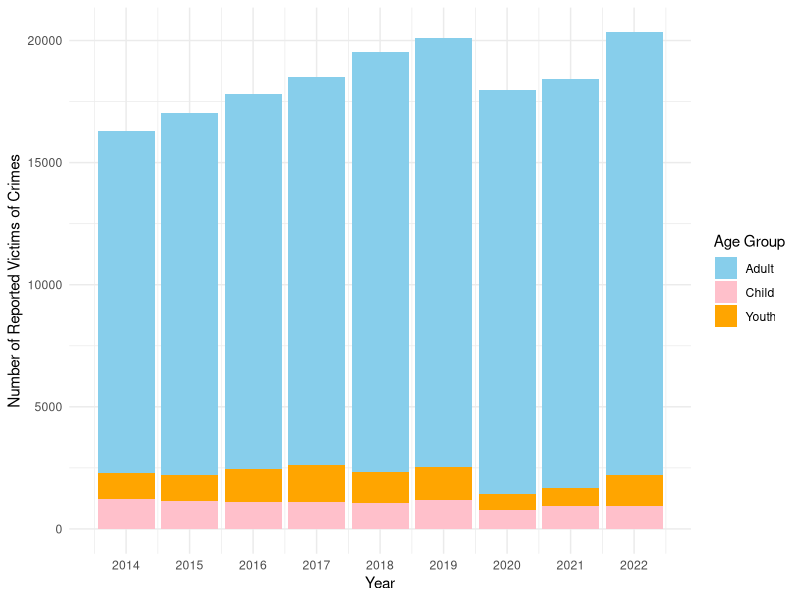
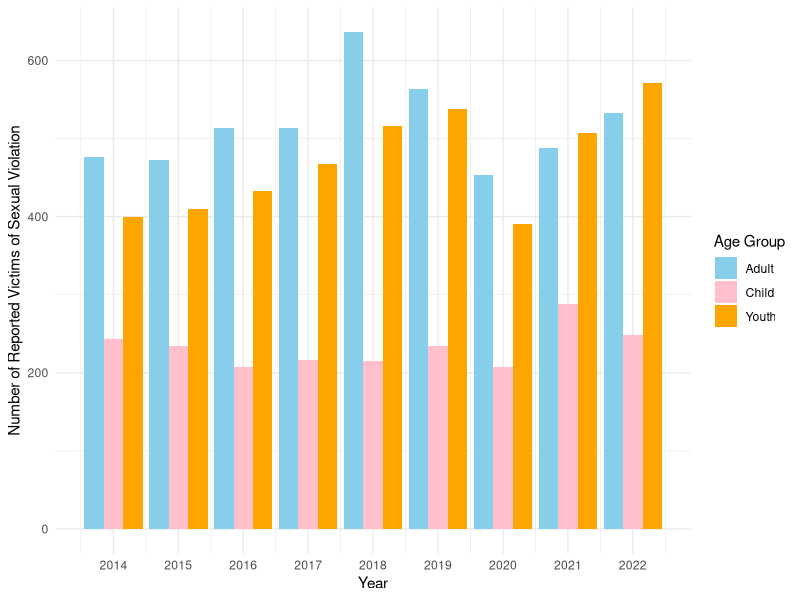
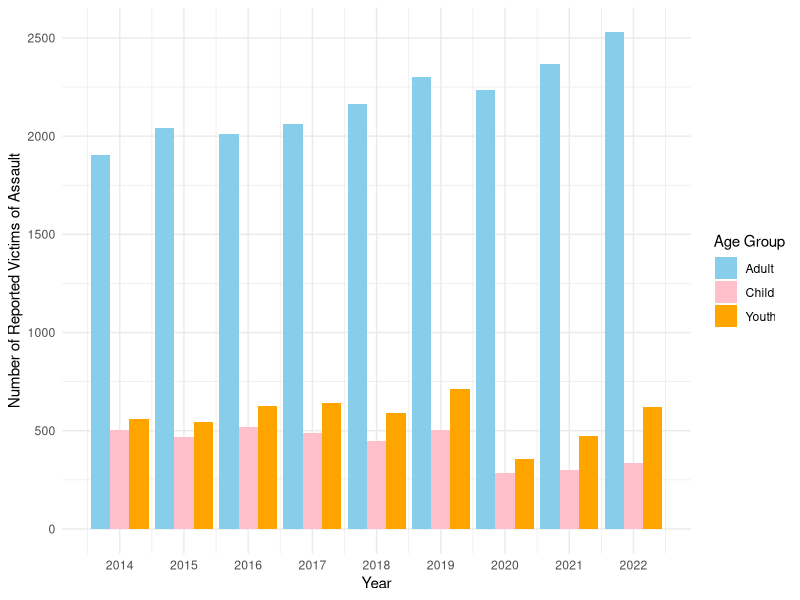
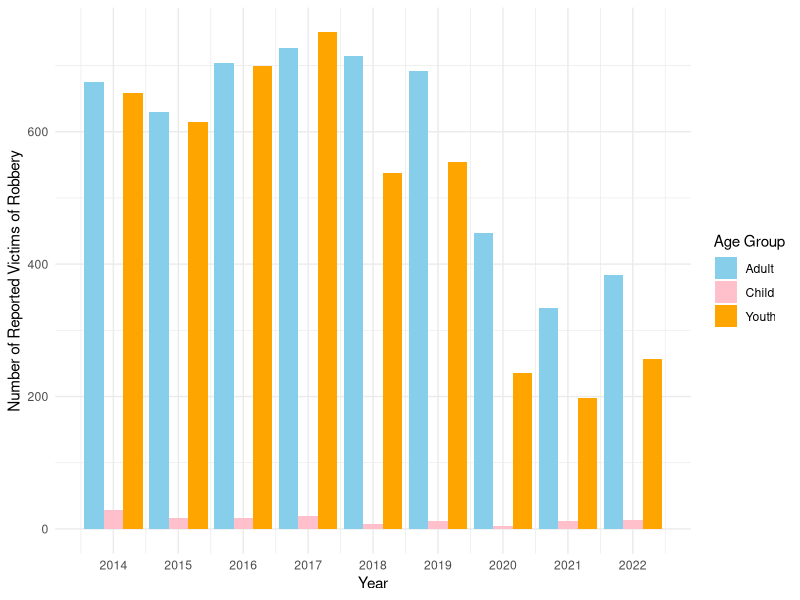

R code for these plots, in order:
## ---- chunk 1
#| echo: false
#| eval: true
#| warning: false
#| message: false
#| include: false

#### Preamble ####
# Purpose: Read in data from the Toronto Police Annual Report - Victims of Crimes and provide relevant tables and graphs of the dataset.
# Author: Chay Park
# Email: chay.park@mail.utoronto.ca
# Date: Jan 22, 2024
# Prerequisites: Need to know where to get Toronto Police Annual Report - Victims of Crimes
## ---- chunk 2
#| echo: false
#| eval: true
#| warning: false
#| message: false
#| label: tbl-totalsum-table
#| tbl-cap: "Total Sum of Victims in Different Age Groups Throughout the Years"

#### Table 1a ####
# Count the Child group victims, Youth group victims, Adult group victims over the year from 2014 to 2022
####  ####

# Install the necessary packages if not already installed
install.packages(c("opendatatoronto", "knitr", "lubridate", "tidyverse", "kableExtra"))

# Load required libraries
library(dplyr)
library(knitr)
library(lubridate)
library(tidyverse)
library(kableExtra)

# Set seed for reproducibility
set.seed(123)

# Load the csv file
cleaned_data <- read_csv(file = here::here("inputs/data/cleaned_data.csv"))

# Filter rows with Adult, Child, and Youth in AGE_GROUP
filtered_data <- cleaned_data %>%
  filter(AGE_GROUP %in% c("Adult", "Child", "Youth"))

# Create a new column for Age Cohort based on Age Group
filtered_data <- filtered_data %>%
  mutate(Age_Cohort = case_when(
    AGE_GROUP == "Child" ~ "Child",
    AGE_GROUP == "Adult" ~ "Adult",
    AGE_GROUP == "Youth" ~ "Youth",
    TRUE ~ "Other"  # Include an "Other" category for any unexpected values
  ))

# Filter data for the years 2014 to 2022
filtered_data <- filtered_data %>%
  filter(REPORT_YEAR >= 2014 & REPORT_YEAR <= 2022)

# Create a table counting the number of victims for each Age Cohort over the years
age_cohort_table <- filtered_data %>%
  group_by(REPORT_YEAR, Age_Cohort) %>%
  summarise(Victims_Count = sum(COUNT_))

# Pivot the data to have Adult, Youth, Child as columns in that order
pivoted_table <- age_cohort_table %>%
  pivot_wider(names_from = Age_Cohort, values_from = Victims_Count, values_fill = 0, 
              values_fn = list(Victims_Count = sum)) %>%
  select(REPORT_YEAR, Adult, Youth, Child)

# Print the table with additional styling
kable(pivoted_table, caption = "Count of Child, Youth, and Adult group victims over the years from 2014 to 2022", format = "html") %>%
  kable_styling(full_width = FALSE) %>%
  add_header_above(c(" ", "Victims Count" = 3))

## ---- chunk 3
#| echo: false
#| eval: true
#| warning: false
#| message: false
#| label: fig-totalsum-graph
#| fig-cap: "Number of Reported Victims of Crimes in Different Age Groups Over the Years"

#### Bar graph 1a ####
# Bar graph 1a illustrates the number of reported crimes in different age group over the year from 2014 to 2022. 
#### ####

# Load required libraries
library(dplyr)
library(ggplot2)

# Refer to the pivoted table from table 1a

# Create bar graphs for each age group
bar_plot <- ggplot(pivoted_table, aes(x = REPORT_YEAR)) +
  geom_bar(aes(y = Adult, fill = "Adult"), stat = "identity", position = "stack") +
  geom_bar(aes(y = Youth, fill = "Youth"), stat = "identity", position = "stack") +
  geom_bar(aes(y = Child, fill = "Child"), stat = "identity", position = "stack") +
  labs(x = "Year",
       y = "Number of Reported Victims of Crimes") +
  scale_fill_manual(values = c(Adult = "skyblue", Youth = "orange", Child = "pink"),
                    name = "Age Group") +
  theme_minimal() +
  scale_x_continuous(breaks = seq(2014, 2022, by = 1))

# Print the bar plot
print(bar_plot)
## ---- chunk 4
#| echo: false
#| eval: true
#| warning: false
#| message: false
#| label: fig-sv-graph
#| fig-cap: "Victims Count of Sexual Violation by Age Group"

# Load required libraries
library(dplyr)
library(ggplot2)

# Load the csv file
cleaned_data <- read_csv(file = here::here("inputs/data/cleaned_data.csv"))

# Filter the data for Sexual Violation
sexual_violation_data <- cleaned_data %>%
  filter(SUBTYPE == "Sexual Violation")

# Create a bar graph for Sexual Violation with groups for AGE_GROUP
bar_plot <- ggplot(sexual_violation_data, aes(x = REPORT_YEAR, y = COUNT_, fill = AGE_GROUP)) +
  geom_bar(stat = "identity", position = "dodge") +
  labs(x = "Year",
       y = "Number of Reported Victims of Sexual Violation",
       fill = "Age Group") +
  theme_minimal() +
  scale_x_continuous(breaks = seq(min(sexual_violation_data$REPORT_YEAR), max(sexual_violation_data$REPORT_YEAR), by = 1)) +
  scale_fill_manual(values = c("Child" = "pink", "Youth" = "orange", "Adult" = "skyblue"))

# Print the bar plot
print(bar_plot)
## ---- chunk 5
#| echo: false
#| eval: true
#| warning: false
#| message: false
#| label: fig-a-graph
#| fig-cap: "Victims Count of Assault by Age Group"

# Load required libraries
library(dplyr)
library(ggplot2)

# Load the csv file
cleaned_data <- read_csv(file = here::here("inputs/data/cleaned_data.csv"))

# Filter the data for Assault
assault_data <- cleaned_data %>%
  filter(SUBTYPE == "Assault")

# Create a bar graph for Assault with groups for AGE_GROUP
bar_plot <- ggplot(assault_data, aes(x = REPORT_YEAR, y = COUNT_, fill = AGE_GROUP)) +
  geom_bar(stat = "identity", position = "dodge") +
  labs(x = "Year",
       y = "Number of Reported Victims of Assault",
       fill = "Age Group") +
  theme_minimal() +
  scale_x_continuous(breaks = seq(min(assault_data$REPORT_YEAR), max(assault_data$REPORT_YEAR), by = 1)) +
  scale_fill_manual(values = c("Child" = "pink", "Youth" = "orange", "Adult" = "skyblue"))

# Print the bar plot
print(bar_plot)
## ---- chunk 6
#| echo: false
#| eval: true
#| warning: false
#| message: false
#| label: fig-r-graph
#| fig-cap: "Victims Count of Robbery by Age Group"

# Load required libraries
library(dplyr)
library(ggplot2)

# Load the csv file
cleaned_data <- read_csv(file = here::here("inputs/data/cleaned_data.csv"))

# Filter the data for Robbery
robbery_data <- cleaned_data %>%
  filter(SUBTYPE == "Robbery")

# Create a bar graph for Robbery with groups for AGE_GROUP
bar_plot <- ggplot(robbery_data, aes(x = REPORT_YEAR, y = COUNT_, fill = AGE_GROUP)) +
  geom_bar(stat = "identity", position = "dodge") +
  labs(x = "Year",
       y = "Number of Reported Victims of Robbery",
       fill = "Age Group") +
  theme_minimal() +
  scale_x_continuous(breaks = seq(min(robbery_data$REPORT_YEAR), max(robbery_data$REPORT_YEAR), by = 1)) +
  scale_fill_manual(values = c("Child" = "pink", "Youth" = "orange", "Adult" = "skyblue"))

# Print the bar plot
print(bar_plot)
## ---- chunk 7
#| echo: false
#| eval: true
#| warning: false
#| message: false
#| label: tbl-crimetype-table
#| tbl-cap: "Total Number of Victims Counted for Each Crime from the Year 2014 to 2022"

# Load required libraries
library(dplyr)
library(knitr)
library(lubridate)
library(tidyverse)
library(kableExtra)

# Load the csv file
cleaned_data <- read_csv(file = here::here("inputs/data/cleaned_data.csv"))

# Filter data for the years 2014 to 2022
filtered_data <- cleaned_data %>%
  filter(REPORT_YEAR >= 2014 & REPORT_YEAR <= 2022)

# Create a table counting the number of victims for each crime subtype over the years
crime_subtype_table <- filtered_data %>%
  group_by(REPORT_YEAR, SUBTYPE) %>%
  summarise(Victims_Count = sum(COUNT_))

# Pivot the data to have Assault, Sexual Violation, Robbery as columns
pivoted_table_2 <- crime_subtype_table %>%
  pivot_wider(names_from = SUBTYPE, values_from = Victims_Count, values_fill = 0)

# Print the table using kable with additional styling
kable(pivoted_table_2, caption = "Total number of victims counted for each crime from the year 2014 to 2022", format = "html") %>%
  kable_styling(full_width = FALSE) %>%
  add_header_above(c(" ", "Victims Count" = 3))
